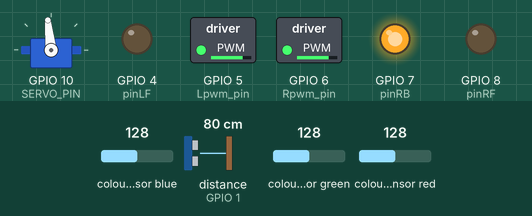
This sketch was run on a simulated ESP32-S3. On the bench: servo, switched loads named in the sketch (green lamp = pin HIGH), output pins drawn as LEDs (lit = HIGH). Wiring (inferred from the names in the program): TCS3200 colour sensor: output GPIO 3; S2 GPIO 12; S3 GPIO 13; S0 GPIO 11; S1 GPIO 9; ultrasonic range finder: trigger GPIO 2; echo GPIO 1. Dashed ring = blinking. The test bench sets the inputs (shaded band); at power-on: colour sensor blue 128, distance to the obstacle (sensor on GPIO 1) 80 cm, colour sensor green 128, colour sensor red 128. The echo pulse lasts 58.3 µs per cm; pins used as bus, display or sensor lines are not drawn.

Above: at 1.2 s.
1.3 s: colour sensor blue set to 63
2.8 s: colour sensor blue set to 55
At 3.06 s:
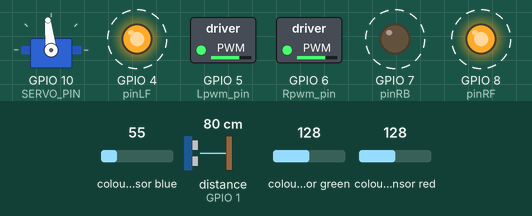
5.8 s: colour sensor blue set to 64
At 6.6 s:
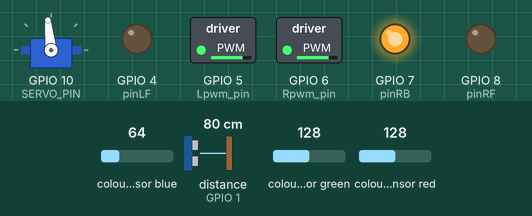
7.3 s: distance to the obstacle (sensor on GPIO 1) set to 4 cm
At 8.1 s:
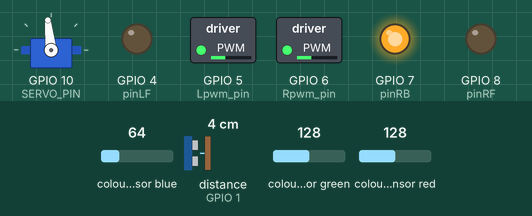
8.8 s: distance to the obstacle (sensor on GPIO 1) set to 18 cm
At 9.9 s:
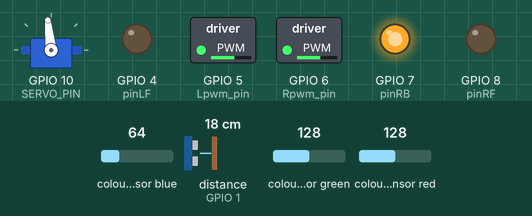
10.3 s: distance to the obstacle (sensor on GPIO 1) set to 2 cm
At 11.3 s:
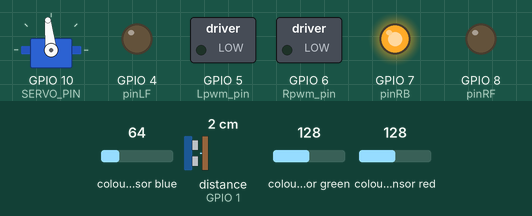
Timing chart, 0 to 12.8 s (numbered marks = the images above; inputs shaded):
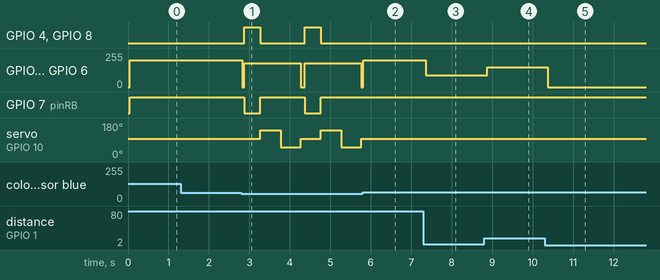

The sketch:

CarroSensWRO.ino
```cpp
#include <Servo.h>
#define Lpwm_pin 5
#define Rpwm_pin 6
int pinLB = 2, pinLF = 4, pinRB = 7, pinRF = 8;
Servo myservo;
const int SERVO_PIN = 10;
const int CENTRO = 96;
const int IZQ = CENTRO - 45;
const int DER = CENTRO + 45;
const int TRIG_PIN = A1;
const int ECHO_PIN = A0;
int DIST_INICIO_LENTO = 30;
int DIST_MIN_ACERCAMIENTO = 5;
int DIST_PARADA_SEGURIDAD = 3;
int VELOCIDAD_MAX = 200;
int VELOCIDAD_MIN = 90;
const int S0 = 11, S1 = 9, S2 = 12, S3 = 13;
const int colorOut = A2;
const int LED_PIN = 3;
float DOMINANCIA_VERDE = 0.06;
float DOMINANCIA_ROJO  = 0.15;
float NEGRO_LUZ_MIN = 3000.0;
int RETROCESO_MANIOBRA = 400;
int GIRO_SOSTENIDO      = 500;
void setup() {
  pinMode(pinLB, OUTPUT); pinMode(pinLF, OUTPUT);
  pinMode(pinRB, OUTPUT); pinMode(pinRF, OUTPUT);
  pinMode(Lpwm_pin, OUTPUT); pinMode(Rpwm_pin, OUTPUT);
  pinMode(TRIG_PIN, OUTPUT); pinMode(ECHO_PIN, INPUT);
  pinMode(S0, OUTPUT); pinMode(S1, OUTPUT); pinMode(S2, OUTPUT); pinMode(S3, OUTPUT);
  pinMode(colorOut, INPUT);
  digitalWrite(S0, HIGH); digitalWrite(S1, HIGH);
  pinMode(LED_PIN, OUTPUT); digitalWrite(LED_PIN, HIGH);
  myservo.attach(SERVO_PIN);
  myservo.write(CENTRO);
  Serial.begin(9600);
}
float checkDistance() {
  digitalWrite(TRIG_PIN, LOW); delayMicroseconds(2);
  digitalWrite(TRIG_PIN, HIGH); delayMicroseconds(10);
  digitalWrite(TRIG_PIN, LOW);
  float d = pulseIn(ECHO_PIN, HIGH) / 58.00;
  delay(10);
  return d;
}
long leerPeriodo(bool s2, bool s3) {
  digitalWrite(S2, s2); digitalWrite(S3, s3);
  delay(10);
  long p = pulseIn(colorOut, LOW, 30000);
  if (p == 0) p = 30000;
  return p;
}
int detectarColor() {
  long pRojo  = leerPeriodo(LOW, LOW);
  long pVerde = leerPeriodo(HIGH, HIGH);
  long pAzul  = leerPeriodo(LOW, HIGH);
  float iRojo  = 1000000.0 / pRojo;
  float iVerde = 1000000.0 / pVerde;
  float iAzul  = 1000000.0 / pAzul;
  float total  = iRojo + iVerde + iAzul;
  float fRojo  = iRojo  / total;
  float fVerde = iVerde / total;
  bool hayDominante = (fVerde > 0.333 + DOMINANCIA_VERDE) || (fRojo > 0.333 + DOMINANCIA_ROJO);
  if (total < NEGRO_LUZ_MIN && !hayDominante) return 3;
  if (fVerde > 0.333 + DOMINANCIA_VERDE) return 2;
  if (fRojo  > 0.333 + DOMINANCIA_ROJO)  return 1;
  return 0;
}
void Set_Speed(unsigned char pwm) { analogWrite(Lpwm_pin, pwm); analogWrite(Rpwm_pin, pwm); }
void advance() { digitalWrite(pinLB,HIGH); digitalWrite(pinLF,LOW); digitalWrite(pinRB,HIGH); digitalWrite(pinRF,LOW); }
void back()    { digitalWrite(pinLB,LOW);  digitalWrite(pinLF,HIGH); digitalWrite(pinRB,LOW);  digitalWrite(pinRF,HIGH); }
void detener() { Set_Speed(0); }
void reaccionarConEnderezado(int lado, int ladoContrario) {
  detener(); delay(50);
  myservo.write(CENTRO);
  back(); Set_Speed(180);
  delay(RETROCESO_MANIOBRA);
  Set_Speed(0);
  myservo.write(lado);
  advance(); Set_Speed(180);
  delay(GIRO_SOSTENIDO);
  myservo.write(ladoContrario);
  delay(GIRO_SOSTENIDO);
  myservo.write(CENTRO);
  Set_Speed(0);
}
void reaccionarNegro() {
  detener(); delay(50);
  myservo.write(CENTRO);
  back(); Set_Speed(180);
  delay(RETROCESO_MANIOBRA);
  Set_Speed(0);
  myservo.write(IZQ);
  advance(); Set_Speed(180);
  delay(GIRO_SOSTENIDO);
  myservo.write(CENTRO);
}
void loop() {
  float distancia = checkDistance();
  int color = detectarColor();
  if (color == 2) {
    reaccionarConEnderezado(DER, IZQ);
    return;
  } else if (color == 1) {
    reaccionarConEnderezado(IZQ, DER);
    return;
  } else if (color == 3) {
    reaccionarNegro();
    return;
  }
  if (distancia <= DIST_PARADA_SEGURIDAD) {
    detener();
  } else if (distancia <= DIST_INICIO_LENTO) {
    int velocidad = map(distancia, DIST_MIN_ACERCAMIENTO, DIST_INICIO_LENTO, VELOCIDAD_MIN, VELOCIDAD_MAX);
    velocidad = constrain(velocidad, VELOCIDAD_MIN, VELOCIDAD_MAX);
    advance();
    Set_Speed(velocidad);
  } else {
    advance();
    Set_Speed(VELOCIDAD_MAX);
  }
}
```

detection.cpp
```cpp
#include "detection.h"
#include "config.h"
#include <Arduino.h>
#include <string.h>

static void rgb565ToRgb(uint16_t pixel, uint8_t* r, uint8_t* g, uint8_t* b) {
  pixel = (pixel >> 8) | (pixel << 8);
  *r = (pixel >> 8) & 0xF8;
  *g = (pixel >> 3) & 0xFC;
  *b = (pixel << 3) & 0xF8;
}

static bool isRed(uint8_t r, uint8_t g, uint8_t b) {
  return r > 100 && r > g + 30 && r > b + 30;
}

static bool isGreen(uint8_t r, uint8_t g, uint8_t b) {
  return g > 60 && g > r + 15 && g > b + 10;
}

DetectResult detectCubes(camera_fb_t* frame) {
  DetectResult out = {false, false};
  if (frame == NULL || frame->format != PIXFORMAT_RGB565) return out;

  const int w = (int)frame->width;
  const int h = (int)(frame->len / (frame->width * 2));
  if (w < 20 || h < 20) return out;

  const int y1 = h * 35 / 100;
  const int y2 = h * 72 / 100;
  const int x1 = w * 30 / 100;
  const int x2 = w * 70 / 100;

  uint16_t* px = (uint16_t*)frame->buf;
  int redN = 0;
  int greenN = 0;

  for (int y = y1; y <= y2; y += 2) {
    for (int x = x1; x <= x2; x += 2) {
      uint8_t r, g, b;
      rgb565ToRgb(px[y * w + x], &r, &g, &b);
      if (isRed(r, g, b)) redN++;
      else if (isGreen(r, g, b)) greenN++;
    }
  }

  if (redN > 40 && redN > greenN) out.redCenter = true;
  if (greenN > 30 && greenN > redN) out.greenCenter = true;
  return out;
}

void detectUnoSerialBegin(void) {
  Serial2.begin(115200, SERIAL_8N1, UNO_RX_PIN, UNO_TX_PIN);
}

void detectSendToUno(const DetectResult* d) {
  static char last[12] = "";
  static unsigned long lastMs = 0;
  char line[12];
  snprintf(line, sizeof(line), "R%d;G%d", d->redCenter ? 1 : 0, d->greenCenter ? 1 : 0);

  unsigned long now = millis();
  if (strcmp(line, last) == 0 && (now - lastMs) < 120) return;

  strncpy(last, line, sizeof(last) - 1);
  last[sizeof(last) - 1] = '\0';
  lastMs = now;
  Serial2.println(line);
}
```

detection.h
```cpp
#pragma once

#include "esp_camera.h"

// Resultado simple: bloque rojo o verde en el centro de la franja
struct DetectResult {
  bool redCenter;
  bool greenCenter;
};

DetectResult detectCubes(camera_fb_t* frame);
void detectUnoSerialBegin(void);
void detectSendToUno(const DetectResult* d);
```

robot_telemetry.cpp
```cpp
#include "robot_telemetry.h"
```

robot_telemetry.h
```cpp
#pragma once

// Sin telemetria web — archivo conservado para el proyecto VS
```

web_debug.cpp
```cpp
#include "web_debug.h"
```

web_debug.h
```cpp
#pragma once

// Sin web debug — archivo conservado para el proyecto VS
```

config.h
```cpp
#pragma once

// Pines camara AI-Thinker ESP32-CAM
#define CAM_PWDN   32
#define CAM_RESET  -1
#define CAM_XCLK    0
#define CAM_SIOD   26
#define CAM_SIOC   27
#define CAM_Y9     35
#define CAM_Y8     34
#define CAM_Y7     39
#define CAM_Y6     36
#define CAM_Y5     21
#define CAM_Y4     19
#define CAM_Y3     18
#define CAM_Y2      5
#define CAM_VSYNC  25
#define CAM_HREF   23
#define CAM_PCLK   22

// UART UNO: TX=GPIO14 -> UNO pin10 | UNO pin11 -> RX=GPIO15
#define UNO_TX_PIN  14
#define UNO_RX_PIN  15
```

Measured:
- the behaviour switches between 60 and 59 on colour sensor blue (found by bisection; images 0 and 1)
- after the input at 1.3 s, every drawn part: stays the same
- after the input at 2.8 s, GPIO 4 (pinLF): alternates HIGH for 0.40 s and LOW for 1.1 s, starting after 0.07 s; GPIO 5 (Lpwm_pin): alternates 180/255 for 1.4 s and 0/255 for 0.10 s, starting at once
- after the input at 5.8 s, GPIO 4 (pinLF), GPIO 8 (pinRF): stays LOW (without the input it goes to HIGH after 0.06 s); GPIO 7 (pinRB): stays HIGH (without the input it goes to LOW after 0.06 s); servo on GPIO 10 (SERVO_PIN): stays 96° (without the input it goes to 141° after 0.46 s)
- after the input at 7.3 s, GPIO 5 (Lpwm_pin), GPIO 6 (Rpwm_pin): 200/255 → 90/255 after 0.05 s
- after the input at 8.8 s, GPIO 5 (Lpwm_pin), GPIO 6 (Rpwm_pin): 90/255 → 147/255 after 0.07 s
- after the input at 10.3 s, GPIO 5 (Lpwm_pin), GPIO 6 (Rpwm_pin): 147/255 → 0/255 after 0.08 s
